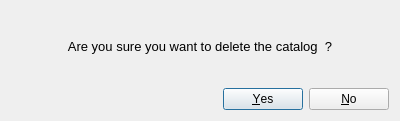
<?xml version="1.0" encoding="UTF-8"?>
<ui version="4.0">
 <class>Dialog</class>
 <widget class="QDialog" name="Dialog">
  <property name="geometry">
   <rect>
    <x>0</x>
    <y>0</y>
    <width>400</width>
    <height>121</height>
   </rect>
  </property>
  <property name="windowTitle">
   <string>Catalog creation</string>
  </property>
  <layout class="QVBoxLayout" name="verticalLayout">
   <item>
    <widget class="QLabel" name="label">
     <property name="font">
      <font>
       <pointsize>10</pointsize>
       <weight>50</weight>
       <bold>false</bold>
      </font>
     </property>
     <property name="text">
      <string>Are you sure you want to delete the catalog &lt;name&gt; ?</string>
     </property>
     <property name="alignment">
      <set>Qt::AlignCenter</set>
     </property>
    </widget>
   </item>
   <item>
    <widget class="DialogButtonBox" name="buttonBox">
     <property name="orientation">
      <enum>Qt::Horizontal</enum>
     </property>
     <property name="standardButtons">
      <set>QDialogButtonBox::No|QDialogButtonBox::Yes</set>
     </property>
    </widget>
   </item>
  </layout>
 </widget>
 <customwidgets>
  <customwidget>
   <class>DialogButtonBox</class>
   <extends>QDialogButtonBox</extends>
   <header>dialogbuttonbox.h</header>
  </customwidget>
 </customwidgets>
 <resources/>
 <connections>
  <connection>
   <sender>buttonBox</sender>
   <signal>accepted()</signal>
   <receiver>Dialog</receiver>
   <slot>accept()</slot>
   <hints>
    <hint type="sourcelabel">
     <x>248</x>
     <y>254</y>
    </hint>
    <hint type="destinationlabel">
     <x>157</x>
     <y>274</y>
    </hint>
   </hints>
  </connection>
  <connection>
   <sender>buttonBox</sender>
   <signal>rejected()</signal>
   <receiver>Dialog</receiver>
   <slot>reject()</slot>
   <hints>
    <hint type="sourcelabel">
     <x>316</x>
     <y>260</y>
    </hint>
    <hint type="destinationlabel">
     <x>286</x>
     <y>274</y>
    </hint>
   </hints>
  </connection>
 </connections>
</ui>
